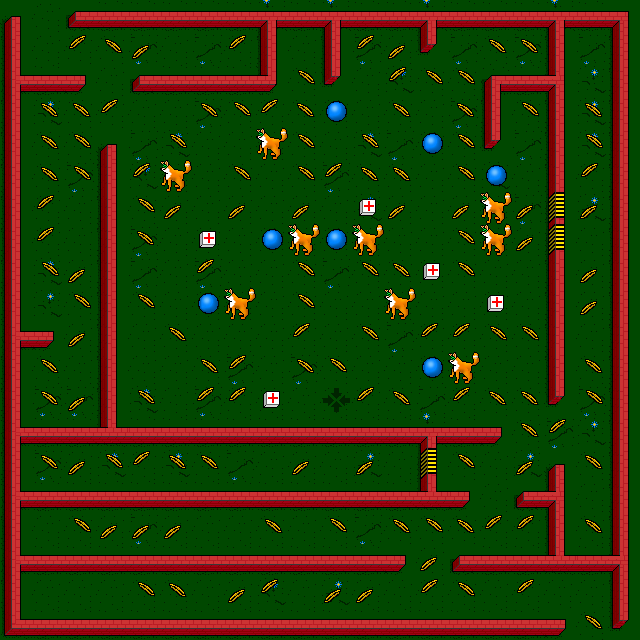

Tiled map render using the project's own tile images. Description and the map definition, with tile-layer contents summarised, below:
An orthogonal 20x20 tile map with 32x32 px tiles, 3 tile layers (maze, grain, enemy), 4 tilesets.

<map version="1.2" tiledversion="1.2.2" orientation="orthogonal" renderorder="right-down" width="20" height="20" tilewidth="32" tileheight="32" infinite="0" nextlayerid="5" nextobjectid="1">
 <tileset firstgid="1" name="maze" tilewidth="32" tileheight="32" tilecount="24" columns="4">
  <image source="tiles.png" width="128" height="192" />
 </tileset>
 <tileset firstgid="25" name="grain" tilewidth="32" tileheight="32" tilecount="10" columns="10">
  <image source="grain.png" width="320" height="32" />
 </tileset>
 <tileset firstgid="35" name="enemy" tilewidth="32" tileheight="32" tilecount="12" columns="4">
  <image source="enemy.png" width="128" height="96" />
 </tileset>
 <tileset firstgid="47" name="grain" tilewidth="32" tileheight="32" tilecount="10" columns="10">
  <image source="grain.png" width="320" height="32" />
 </tileset>
 <layer id="2" name="maze" width="20" height="20">
  <data>[400 cells, 400 non-empty, 18 distinct tile ids]</data>
 </layer>
 <layer id="3" name="grain" width="20" height="20">
  <data>[400 cells, 138 non-empty, 6 distinct tile ids]</data>
 </layer>
 <layer id="4" name="enemy" width="20" height="20">
  <data>[400 cells, 10 non-empty, 2 distinct tile ids]</data>
 </layer>
</map>
